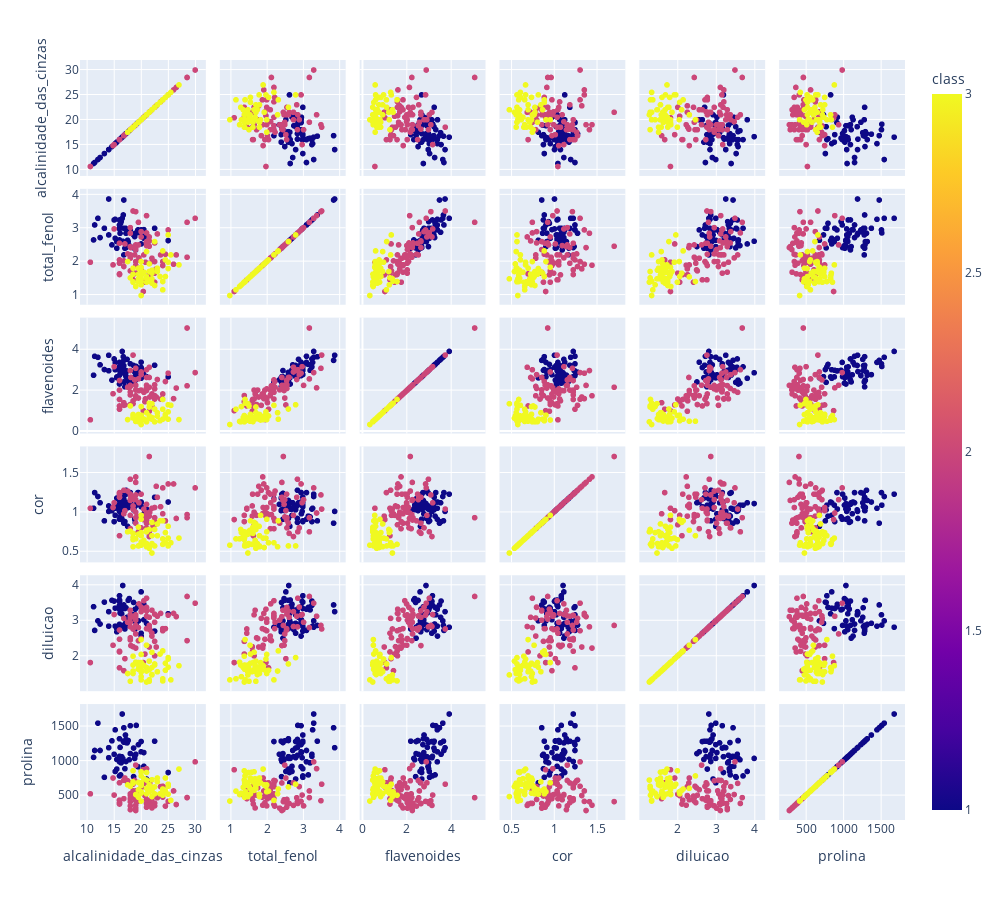

Here is the notebook cell this chart was saved with:
### Markdown cell above
Imprimindo um gráfico de disperção para melhor visualização

### Code cell
dimensoes_excluidas = [coluna for coluna in dados.columns if coluna != "class"] # oculta a coluna class
fig = px.scatter_matrix(dados, color='class', dimensions= dimensoes_excluidas)
fig.update_layout( width=1000, height = 900)
fig.show()

### Figure 1 — Plotly figure (JSON) as saved in the notebook; plotly's stock layout.template omitted (floating-point values rounded to 4 significant figures; data arrays with more than 128 entries replaced by an {"elided": "..."} marker saying what was removed)
{"data": [{"dimensions": [{"axis": {"matches": true}, "label": "alcalinidade_das_cinzas", "values": {"elided": "177 float values"}}, {"axis": {"matches": true}, "label": "total_fenol", "values": {"elided": "177 float values"}}, {"axis": {"matches": true}, "label": "flavenoides", "values": {"elided": "177 float values"}}, {"axis": {"matches": true}, "label": "cor", "values": {"elided": "177 float values"}}, {"axis": {"matches": true}, "label": "diluicao", "values": {"elided": "177 float values"}}, {"axis": {"matches": true}, "label": "prolina", "values": {"elided": "177 int values"}}], "hovertemplate": "%{xaxis.title.text}=%{x}<br>%{yaxis.title.text}=%{y}<br>class=%{marker.color}<extra></extra>", "legendgroup": "", "marker": {"color": {"elided": "177 int values"}, "coloraxis": "coloraxis", "symbol": "circle"}, "name": "", "showlegend": false, "type": "splom"}], "layout": {"coloraxis": {"colorbar": {"title": {"text": "class"}}, "colorscale": [[0, "#0d0887"], [0.1111, "#46039f"], [0.2222, "#7201a8"], [0.3333, "#9c179e"], [0.4444, "#bd3786"], [0.5556, "#d8576b"], [0.6667, "#ed7953"], [0.7778, "#fb9f3a"], [0.8889, "#fdca26"], [1, "#f0f921"]]}, "dragmode": "select", "height": 900, "legend": {"tracegroupgap": 0}, "margin": {"t": 60}, "width": 1000}}
